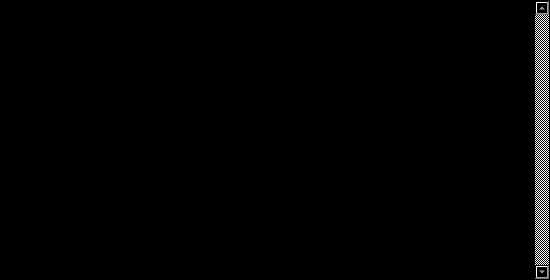
<?xml version="1.0" encoding="UTF-8"?>
<ui version="4.0">
 <class>console</class>
 <widget class="QWidget" name="console">
  <property name="geometry">
   <rect>
    <x>0</x>
    <y>0</y>
    <width>550</width>
    <height>280</height>
   </rect>
  </property>
  <property name="windowTitle">
   <string>Console</string>
  </property>
  <widget class="QTextEdit" name="consoleOuput">
   <property name="geometry">
    <rect>
     <x>0</x>
     <y>0</y>
     <width>550</width>
     <height>280</height>
    </rect>
   </property>
   <property name="styleSheet">
    <string notr="true">background-color: black;
color: white;</string>
   </property>
   <property name="verticalScrollBarPolicy">
    <enum>Qt::ScrollBarAlwaysOn</enum>
   </property>
   <property name="horizontalScrollBarPolicy">
    <enum>Qt::ScrollBarAlwaysOff</enum>
   </property>
  </widget>
 </widget>
 <resources/>
 <connections/>
</ui>
